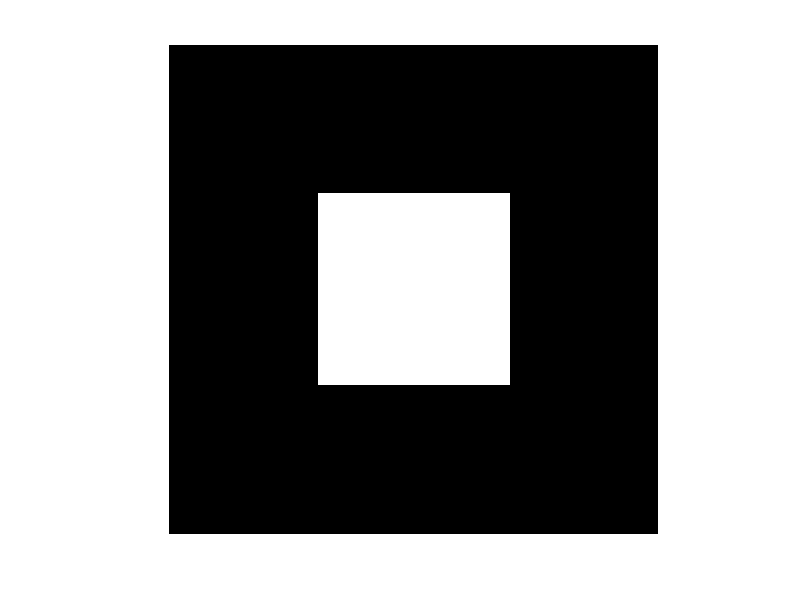

The MATLAB source for this figure:
clc;clear;
size =512;
A = zeros(size);
middle  = size/2;
x=256;
y=256;
r=100;
th = 0:pi/50:2*pi;
xunit = r * cos(th) + x;
yunit = r * sin(th) + y;
for i=156 : 356
    for j = 156 : 356
        A(i,j) = 1;
    end
end

figure, imshow(A);